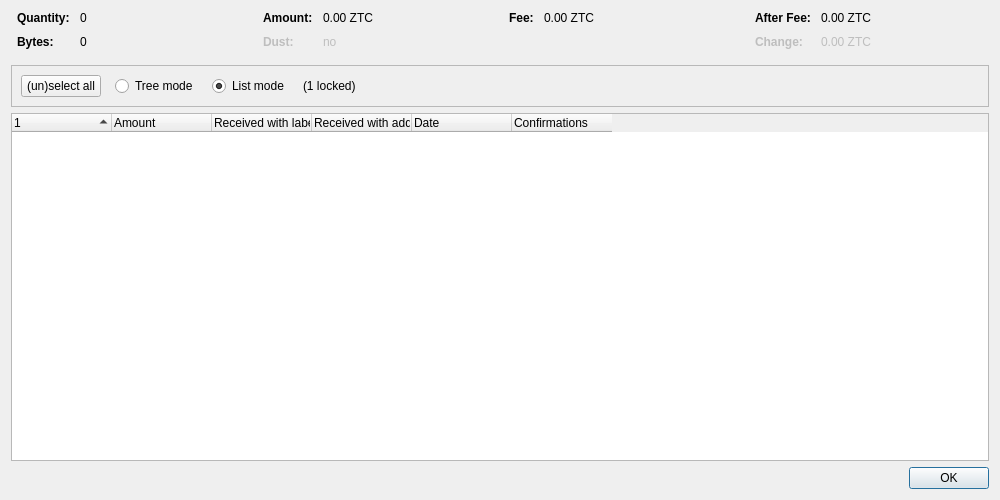
<?xml version="1.0" encoding="UTF-8"?>
<ui version="4.0">
 <class>CoinControlDialog</class>
 <widget class="QDialog" name="CoinControlDialog">
  <property name="geometry">
   <rect>
    <x>0</x>
    <y>0</y>
    <width>1000</width>
    <height>500</height>
   </rect>
  </property>
  <property name="windowTitle">
   <string>Coin Selection</string>
  </property>
  <layout class="QVBoxLayout" name="verticalLayout">
   <item>
    <layout class="QHBoxLayout" name="horizontalLayoutTop" stretch="0,0,0,0">
     <property name="topMargin">
      <number>0</number>
     </property>
     <property name="bottomMargin">
      <number>10</number>
     </property>
     <item>
      <layout class="QFormLayout" name="formLayoutCoinControl1">
       <property name="horizontalSpacing">
        <number>10</number>
       </property>
       <property name="verticalSpacing">
        <number>10</number>
       </property>
       <property name="leftMargin">
        <number>6</number>
       </property>
       <property name="rightMargin">
        <number>6</number>
       </property>
       <item row="0" column="0">
        <widget class="QLabel" name="labelCoinControlQuantityText">
         <property name="font">
          <font>
           <weight>75</weight>
           <bold>true</bold>
          </font>
         </property>
         <property name="text">
          <string>Quantity:</string>
         </property>
        </widget>
       </item>
       <item row="0" column="1">
        <widget class="QLabel" name="labelCoinControlQuantity">
         <property name="cursor">
          <cursorShape>IBeamCursor</cursorShape>
         </property>
         <property name="contextMenuPolicy">
          <enum>Qt::ActionsContextMenu</enum>
         </property>
         <property name="text">
          <string notr="true">0</string>
         </property>
         <property name="textInteractionFlags">
          <set>Qt::LinksAccessibleByMouse|Qt::TextSelectableByKeyboard|Qt::TextSelectableByMouse</set>
         </property>
        </widget>
       </item>
       <item row="1" column="0">
        <widget class="QLabel" name="labelCoinControlBytesText">
         <property name="font">
          <font>
           <weight>75</weight>
           <bold>true</bold>
          </font>
         </property>
         <property name="text">
          <string>Bytes:</string>
         </property>
        </widget>
       </item>
       <item row="1" column="1">
        <widget class="QLabel" name="labelCoinControlBytes">
         <property name="cursor">
          <cursorShape>IBeamCursor</cursorShape>
         </property>
         <property name="contextMenuPolicy">
          <enum>Qt::ActionsContextMenu</enum>
         </property>
         <property name="text">
          <string notr="true">0</string>
         </property>
         <property name="textInteractionFlags">
          <set>Qt::LinksAccessibleByMouse|Qt::TextSelectableByKeyboard|Qt::TextSelectableByMouse</set>
         </property>
        </widget>
       </item>
      </layout>
     </item>
     <item>
      <layout class="QFormLayout" name="formLayoutCoinControl2">
       <property name="horizontalSpacing">
        <number>10</number>
       </property>
       <property name="verticalSpacing">
        <number>10</number>
       </property>
       <property name="leftMargin">
        <number>6</number>
       </property>
       <property name="rightMargin">
        <number>6</number>
       </property>
       <item row="0" column="0">
        <widget class="QLabel" name="labelCoinControlAmountText">
         <property name="font">
          <font>
           <weight>75</weight>
           <bold>true</bold>
          </font>
         </property>
         <property name="text">
          <string>Amount:</string>
         </property>
        </widget>
       </item>
       <item row="0" column="1">
        <widget class="QLabel" name="labelCoinControlAmount">
         <property name="cursor">
          <cursorShape>IBeamCursor</cursorShape>
         </property>
         <property name="contextMenuPolicy">
          <enum>Qt::ActionsContextMenu</enum>
         </property>
         <property name="text">
          <string notr="true">0.00 ZTC</string>
         </property>
         <property name="textInteractionFlags">
          <set>Qt::LinksAccessibleByMouse|Qt::TextSelectableByKeyboard|Qt::TextSelectableByMouse</set>
         </property>
        </widget>
       </item>
       <item row="1" column="0">
        <widget class="QLabel" name="labelCoinControlLowOutputText">
         <property name="enabled">
          <bool>false</bool>
         </property>
         <property name="font">
          <font>
           <weight>75</weight>
           <bold>true</bold>
          </font>
         </property>
         <property name="text">
          <string>Dust:</string>
         </property>
        </widget>
       </item>
       <item row="1" column="1">
        <widget class="QLabel" name="labelCoinControlLowOutput">
         <property name="enabled">
          <bool>false</bool>
         </property>
         <property name="cursor">
          <cursorShape>IBeamCursor</cursorShape>
         </property>
         <property name="contextMenuPolicy">
          <enum>Qt::ActionsContextMenu</enum>
         </property>
         <property name="text">
          <string notr="true">no</string>
         </property>
         <property name="textInteractionFlags">
          <set>Qt::LinksAccessibleByMouse|Qt::TextSelectableByKeyboard|Qt::TextSelectableByMouse</set>
         </property>
        </widget>
       </item>
      </layout>
     </item>
     <item>
      <layout class="QFormLayout" name="formLayoutCoinControl3">
       <property name="horizontalSpacing">
        <number>10</number>
       </property>
       <property name="verticalSpacing">
        <number>10</number>
       </property>
       <property name="leftMargin">
        <number>6</number>
       </property>
       <property name="rightMargin">
        <number>6</number>
       </property>
       <item row="0" column="0">
        <widget class="QLabel" name="labelCoinControlFeeText">
         <property name="font">
          <font>
           <weight>75</weight>
           <bold>true</bold>
          </font>
         </property>
         <property name="text">
          <string>Fee:</string>
         </property>
        </widget>
       </item>
       <item row="0" column="1">
        <widget class="QLabel" name="labelCoinControlFee">
         <property name="cursor">
          <cursorShape>IBeamCursor</cursorShape>
         </property>
         <property name="contextMenuPolicy">
          <enum>Qt::ActionsContextMenu</enum>
         </property>
         <property name="text">
          <string notr="true">0.00 ZTC</string>
         </property>
         <property name="textInteractionFlags">
          <set>Qt::LinksAccessibleByMouse|Qt::TextSelectableByKeyboard|Qt::TextSelectableByMouse</set>
         </property>
        </widget>
       </item>
      </layout>
     </item>
     <item>
      <layout class="QFormLayout" name="formLayoutCoinControl4">
       <property name="horizontalSpacing">
        <number>10</number>
       </property>
       <property name="verticalSpacing">
        <number>10</number>
       </property>
       <property name="leftMargin">
        <number>6</number>
       </property>
       <property name="rightMargin">
        <number>6</number>
       </property>
       <item row="0" column="0">
        <widget class="QLabel" name="labelCoinControlAfterFeeText">
         <property name="font">
          <font>
           <weight>75</weight>
           <bold>true</bold>
          </font>
         </property>
         <property name="text">
          <string>After Fee:</string>
         </property>
        </widget>
       </item>
       <item row="0" column="1">
        <widget class="QLabel" name="labelCoinControlAfterFee">
         <property name="cursor">
          <cursorShape>IBeamCursor</cursorShape>
         </property>
         <property name="contextMenuPolicy">
          <enum>Qt::ActionsContextMenu</enum>
         </property>
         <property name="text">
          <string notr="true">0.00 ZTC</string>
         </property>
         <property name="textInteractionFlags">
          <set>Qt::LinksAccessibleByMouse|Qt::TextSelectableByKeyboard|Qt::TextSelectableByMouse</set>
         </property>
        </widget>
       </item>
       <item row="1" column="0">
        <widget class="QLabel" name="labelCoinControlChangeText">
         <property name="enabled">
          <bool>false</bool>
         </property>
         <property name="font">
          <font>
           <weight>75</weight>
           <bold>true</bold>
          </font>
         </property>
         <property name="text">
          <string>Change:</string>
         </property>
        </widget>
       </item>
       <item row="1" column="1">
        <widget class="QLabel" name="labelCoinControlChange">
         <property name="enabled">
          <bool>false</bool>
         </property>
         <property name="cursor">
          <cursorShape>IBeamCursor</cursorShape>
         </property>
         <property name="contextMenuPolicy">
          <enum>Qt::ActionsContextMenu</enum>
         </property>
         <property name="text">
          <string notr="true">0.00 ZTC</string>
         </property>
         <property name="textInteractionFlags">
          <set>Qt::LinksAccessibleByMouse|Qt::TextSelectableByKeyboard|Qt::TextSelectableByMouse</set>
         </property>
        </widget>
       </item>
      </layout>
     </item>
    </layout>
   </item>
   <item>
    <widget class="QFrame" name="frame">
     <property name="minimumSize">
      <size>
       <width>0</width>
       <height>40</height>
      </size>
     </property>
     <property name="frameShape">
      <enum>QFrame::StyledPanel</enum>
     </property>
     <property name="frameShadow">
      <enum>QFrame::Sunken</enum>
     </property>
     <layout class="QHBoxLayout" name="horizontalLayout">
      <item>
       <layout class="QHBoxLayout" name="horizontalLayoutPanel" stretch="0,0,0,0,0">
        <property name="spacing">
         <number>14</number>
        </property>
        <item>
         <widget class="QPushButton" name="pushButtonSelectAll">
          <property name="sizePolicy">
           <sizepolicy hsizetype="Maximum" vsizetype="Fixed">
            <horstretch>0</horstretch>
            <verstretch>0</verstretch>
           </sizepolicy>
          </property>
          <property name="text">
           <string>(un)select all</string>
          </property>
          <property name="autoDefault">
           <bool>false</bool>
          </property>
         </widget>
        </item>
        <item>
         <widget class="QRadioButton" name="radioTreeMode">
          <property name="sizePolicy">
           <sizepolicy hsizetype="Maximum" vsizetype="Fixed">
            <horstretch>0</horstretch>
            <verstretch>0</verstretch>
           </sizepolicy>
          </property>
          <property name="text">
           <string>Tree mode</string>
          </property>
         </widget>
        </item>
        <item>
         <widget class="QRadioButton" name="radioListMode">
          <property name="sizePolicy">
           <sizepolicy hsizetype="Maximum" vsizetype="Fixed">
            <horstretch>0</horstretch>
            <verstretch>0</verstretch>
           </sizepolicy>
          </property>
          <property name="text">
           <string>List mode</string>
          </property>
          <property name="checked">
           <bool>true</bool>
          </property>
         </widget>
        </item>
        <item>
         <widget class="QLabel" name="labelLocked">
          <property name="text">
           <string notr="true">(1 locked)</string>
          </property>
         </widget>
        </item>
        <item>
         <spacer name="horizontalSpacer">
          <property name="orientation">
           <enum>Qt::Horizontal</enum>
          </property>
          <property name="sizeHint" stdset="0">
           <size>
            <width>40</width>
            <height>20</height>
           </size>
          </property>
         </spacer>
        </item>
       </layout>
      </item>
     </layout>
    </widget>
   </item>
   <item>
    <widget class="CoinControlTreeWidget" name="treeWidget">
     <property name="contextMenuPolicy">
      <enum>Qt::CustomContextMenu</enum>
     </property>
     <property name="sortingEnabled">
      <bool>false</bool>
     </property>
     <property name="columnCount">
      <number>6</number>
     </property>
     <attribute name="headerShowSortIndicator" stdset="0">
      <bool>true</bool>
     </attribute>
     <attribute name="headerStretchLastSection">
      <bool>false</bool>
     </attribute>
     <column>
      <property name="text">
       <string/>
      </property>
     </column>
     <column>
      <property name="text">
       <string>Amount</string>
      </property>
     </column>
     <column>
      <property name="text">
       <string>Received with label</string>
      </property>
     </column>
     <column>
      <property name="text">
       <string>Received with address</string>
      </property>
     </column>
     <column>
      <property name="text">
       <string>Date</string>
      </property>
     </column>
     <column>
      <property name="text">
       <string>Confirmations</string>
      </property>
      <property name="toolTip">
       <string>Confirmed</string>
      </property>
     </column>
     <column>
      <property name="text">
       <string/>
      </property>
     </column>
     <column>
      <property name="text">
       <string/>
      </property>
     </column>
     <column>
      <property name="text">
       <string/>
      </property>
     </column>
     <column>
      <property name="text">
       <string/>
      </property>
     </column>
    </widget>
   </item>
   <item>
    <widget class="QDialogButtonBox" name="buttonBox">
     <property name="orientation">
      <enum>Qt::Horizontal</enum>
     </property>
     <property name="standardButtons">
      <set>QDialogButtonBox::Ok</set>
     </property>
    </widget>
   </item>
  </layout>
 </widget>
 <customwidgets>
  <customwidget>
   <class>CoinControlTreeWidget</class>
   <extends>QTreeWidget</extends>
   <header>qt/coincontroltreewidget.h</header>
  </customwidget>
 </customwidgets>
 <resources/>
 <connections/>
</ui>
